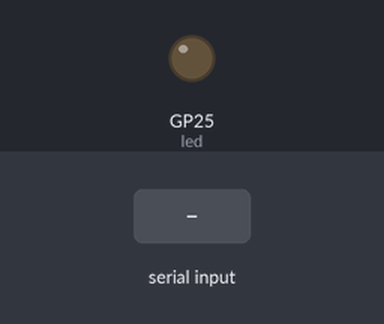
Bench run of a program on a simulated Raspberry Pi Pico running MicroPython. Parts: output pins drawn as LEDs (lit = HIGH). Dashed ring = blinking. The inputs (shaded band) are chosen by the test bench. What the program prints to the serial console is not drawn.

Above: at 1.8 s.
1.9 s: "#help\n" received over the second serial link
At 1.97 s:
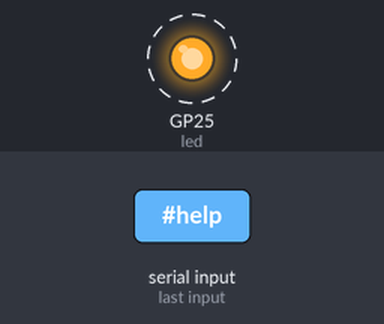
7.9 s: "#\n" received over the second serial link
At 7.97 s:
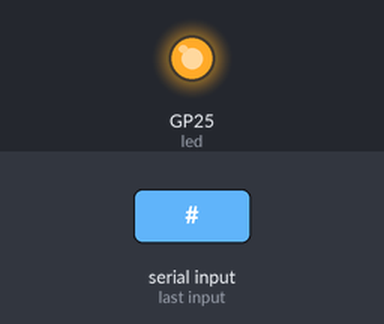
10.9 s: "#info\n" received over the second serial link
At 13.3 s:
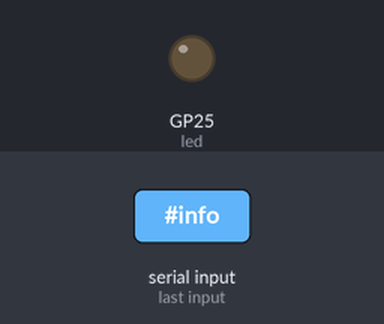
Timing chart, 0 to 14.8 s (numbered marks = the images above; inputs shaded):
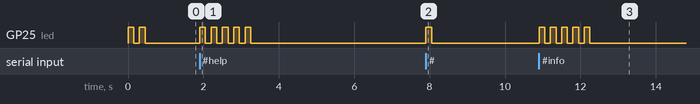

Measured:
- after the input at 1.9 s, GP25 (led): alternates HIGH for 0.15 s and LOW for 0.15 s, 10 changes in all, then stays LOW, starting at once
- after the input at 7.9 s, GP25 (led): LOW → HIGH at once, → LOW 0.15 s later
- after the input at 10.9 s, GP25 (led): alternates HIGH for 0.15 s and LOW for 0.15 s, 10 changes in all, then stays LOW, starting at once

The program:

main_advanced.py
```python
"""
PR2040 + BT37 蓝牙模块 - 进阶版
================================
功能:
  1. 手机App ↔ BT37 ↔ PR2040 双向收发
  2. 收到消息: 按字符数闪烁LED + 自动回复
  3. AT 命令透传
  4. 超时兜底: 无换行也处理数据

指令系统 (从手机发送):
  #help     - 显示帮助
  #info     - 查询 Pico 信息
  #blink N  - LED 闪烁 N 次
  #at XYZ   - 透传 AT 指令给 BT37 模块
  #reply on/off - 开关自动回复
  #name xxx - 修改 BT37 蓝牙名
  #reset    - 重启 BT37 模块
"""

from machine import Pin, UART
import time, sys
import select

UART_ID = 0
BAUDRATE = 9600
LED_PIN = 25
BLINK_MS = 150
MAX_BLINK = 30

uart = UART(UART_ID, baudrate=BAUDRATE, tx=Pin(0), rx=Pin(1))
led  = Pin(LED_PIN, Pin.OUT)
led.off()

auto_reply = True
buf = b""

usb_poller = select.poll()
usb_poller.register(sys.stdin, select.POLLIN)

def blink(n):
    n = min(n, MAX_BLINK)
    for _ in range(n):
        led.on()
        time.sleep_ms(BLINK_MS)
        led.off()
        time.sleep_ms(BLINK_MS)

def send_to_phone(text):
    uart.write((text + "\r\n").encode("utf-8"))

def info_str():
    import machine, uos
    return ("Pico RP2040\r\n"
            f"频率: {machine.freq() // 1000000}MHz\r\n"
            f"固件: {uos.uname().version}\r\n"
            f"UART: {BAUDRATE}bps 8N1\r\n"
            f"LED: GP{LED_PIN}")

def _process_line(raw):
    """处理一行或一块数据"""
    global auto_reply, buf
    line = raw.strip()
    if not line:
        return
    try:
        text = line.decode("utf-8")
    except:
        text = str(line)
    n = len(text)
    print("[收] " + text)

    blink(n)
    if text.startswith("#"):
        process_command(text)
    elif auto_reply:
        reply = "Pico: 收到" + str(n) + "字符 -> " + text + "\r\n"
        uart.write(reply.encode())
        print("[发] " + reply.strip())

def process_command(cmd):
    global auto_reply
    parts = cmd.strip().split(maxsplit=1)
    instruction = parts[0].lower()
    arg = parts[1] if len(parts) > 1 else ""

    if instruction == "#help":
        send_to_phone("可用指令:\r\n"
            "  #help        - 显示本帮助\r\n"
            "  #info        - Pico 信息\r\n"
            "  #blink N     - LED闪烁N次\r\n"
            "  #at <CMD>    - 透传AT指令\r\n"
            "  #reply on/off - 自动回复开关\r\n"
            "  #name <NAME> - 修改BT37蓝牙名\r\n"
            "  #reset       - 重启BT37")
    elif instruction == "#info":
        send_to_phone(info_str())
    elif instruction == "#blink":
        try: blink(int(arg))
        except: send_to_phone("用法: #blink N")
    elif instruction == "#at":
        if arg:
            uart.write((arg + "\r\n").encode())
            time.sleep_ms(500)
            if uart.any():
                resp = uart.read().decode("utf-8")
                send_to_phone("AT回复: " + resp.strip())
            else:
                send_to_phone("AT无回复")
        else:
            send_to_phone("用法: #at <AT指令>")
    elif instruction == "#reply":
        auto_reply = (arg == "on")
        send_to_phone("自动回复: " + ("开" if auto_reply else "关"))
    elif instruction == "#name":
        if arg:
            uart.write("AT+NAME" + arg + "\r\n")
            time.sleep_ms(300)
            uart.write("AT+RESET\r\n")
            send_to_phone("改名 " + arg + " 并重启中...")
        else:
            send_to_phone("用法: #name BT37")
    elif instruction == "#reset":
        uart.write("AT+RESET\r\n")
        send_to_phone("BT37 重启中...")
    else:
        send_to_phone("未知指令: " + instruction + " (发 #help)")

# ===== 启动 ================================================
blink(2)
send_to_phone("")
send_to_phone("=== PR2040 + BT37 就绪 ===")
send_to_phone("发 #help 查看指令")

# ===== 主循环 ================================================
last_recv = 0
while True:
    now = time.ticks_ms()

    # 读蓝牙 (手机 → Pico)
    if uart.any():
        chunk = uart.read()
        if chunk:
            buf += chunk
            last_recv = now
            while b"\n" in buf:
                line, buf = buf.split(b"\n", 1)
                _process_line(line)

    # 超时兜底: 没换行也处理
    if buf and (now - last_recv > 200):
        _process_line(buf.strip())
        buf = b""

    # USB 输入 (Thonny → 手机)
    if usb_poller.poll(0):
        usb_line = sys.stdin.readline()
        if usb_line:
            usb_line = usb_line.strip()
            if usb_line:
                uart.write(usb_line + "\r\n")
                print("[USB→手机] " + usb_line)

    time.sleep_ms(5)
```
